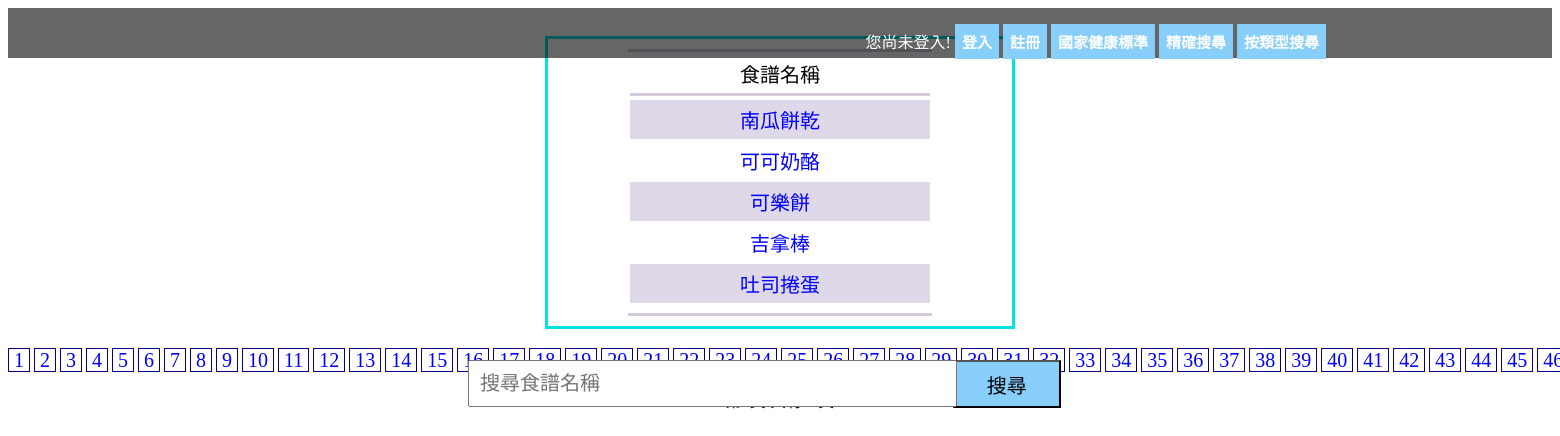
The app's page /searchResult.php?p=3 with its own data.
### searchResult.php (the view, shortened to what this page needs)
<?php
include("home.php") ;
$mysqli -> query('set names utf8');
if(!isset($_POST['searchName']))
{
    $ss = $_POST['searchName'];
    $get = "select * from 食譜 where 菜名 like'%$ss%'";
    $data = $mysqli ->query($get);
    $number= 5 ;
    $total = mysqli_num_rows($data);
    $pages = ceil($total/$number);
}
if(!isset($_GET['p']))
{
    $p=1;
    $_SESSION['getP'] = $p;
}
else
{
    $p = $_GET['p'];
}
$s = $_SESSION['searchKeyWord'];
$start=($p-1)*$number;
$set = "select 菜名 from 食譜 where 菜名 like'%$s%' limit $start , $number";
$data = $mysqli ->query($set);
?>
<!DOCTYPE html>
<html lang = "en">
<head>
</head>
<body>
    <?php
    echo '<center><div class = "frame"><table>';
    echo '<thead><tr>';
    echo '<td>食譜名稱</td></tr></thead><tbody>';?>
    <?php
    for($i=1;$i<=mysqli_num_rows($data);$i++)
    {
        echo '<tr>';
        while($check = $data->fetch_object())
        {
            echo '<tr><td><a class = "searchResult" href=recipe.php?recipe="'.$check -> 菜名.'">'.$check -> 菜名.'</a></td>';
        }
        echo '</tr>';
    }
    echo '</tbody></table></div></center>';
    ?>
<p style="text-align: center">
    <?php
    for($i=1;$i<=$pages;$i++)
    {
        echo "<a class = 'searchResult' style = 'border: 1.5px #000088 solid;'href=searchResult.php?p=$i>"."&nbsp;".$i."&nbsp;"."</a>";
    }
    ?>
</p>
<p style="text-align: center">第<?php echo $p?>頁/共有<?php echo $pages?>頁</p>
</body>
</html>

### style.css (style rules this page uses)
a { color: white; text-decoration: none; }
p { font-family: DFKai-sb; }
div.frame { border-style: solid; border-color: #00e3e3; margin-top: 10px; display: inline-block; width: 30%; font-family: DFKai-sb; }
table thead tr td { border-bottom-style: solid; border-bottom-color: rgb(211, 202, 221); font-size: 20px; font-family: DFKai-sb; }
table { margin-top: 10px; margin-bottom: 10px; border-top-style: solid; border-top-color: rgb(211, 202, 221); border-bottom-style: solid; border-bottom-color: rgb(211, 202, 221); }
table tbody tr:nth-child(even) { background-color: rgb(223, 216, 232) }
table td { padding: 5px 110px; text-align: center; }
a.searchResult { color: blue; font-family: DFKai-sb; font-size: 20px; }

### records on screen
食譜: 菜名 "南瓜餅乾"
食譜: 菜名 "可可奶酪"
食譜: 菜名 "可樂餅"
食譜: 菜名 "吉拿棒"
食譜: 菜名 "吐司捲蛋"
